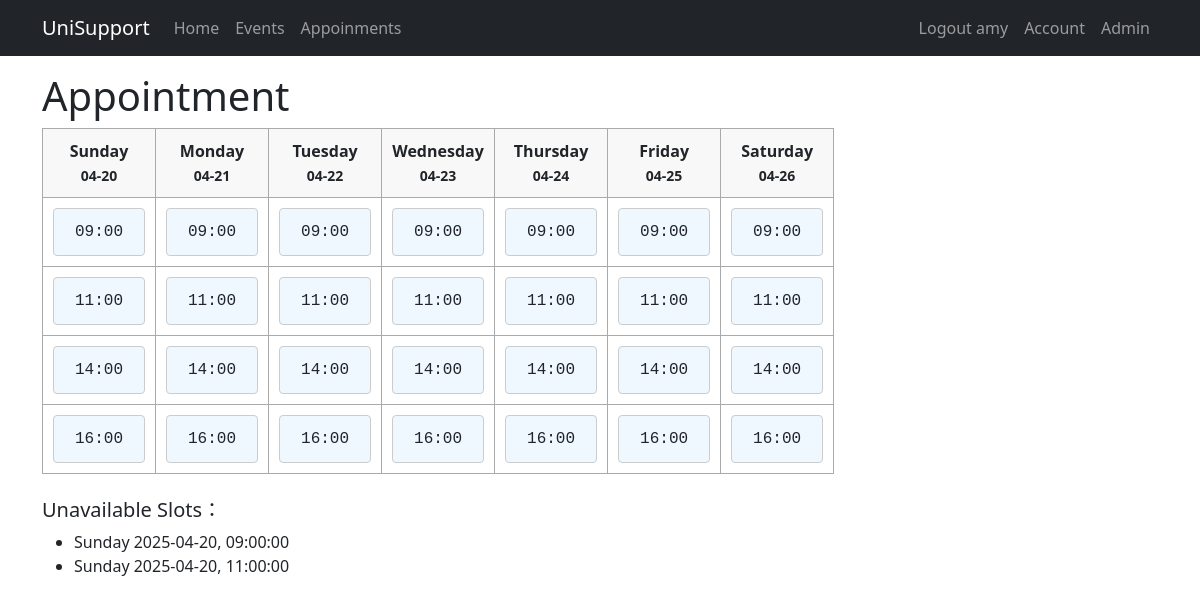
The app's page /appointments (signed in) with its own data.
### app/models.py (models this page shows, shortened)
@dataclass
class User(UserMixin, db.Model):
    __tablename__ = 'users'
    id: so.Mapped[int] = so.mapped_column(primary_key=True)
    email: so.Mapped[str] = so.mapped_column(sa.String(120), index=True, unique=True)
    username: so.Mapped[str] = so.mapped_column(sa.String(64), index=True, unique=True)
    password_hash: so.Mapped[Optional[str]] = so.mapped_column(sa.String(256))
    role: so.Mapped[str] = so.mapped_column(sa.String(10), default="Normal")
    events: so.Mapped[list['Event']] = relationship(back_populates='user', cascade='all, delete-orphan')
    appointments: so.Mapped[list['Appointment']] = relationship(back_populates='user', cascade='all, delete-orphan')
    enrollments: so.Mapped[list['Enrollment']] = relationship(back_populates='user', cascade='all, delete-orphan')

class Appointment(db.Model):
    __tablename__ = 'appointments'
    __table_args__ = (
        UniqueConstraint('date', 'slot', name='unique_slot_per_time'),
    )
    id: so.Mapped[int] = so.mapped_column(primary_key=True)
    date: so.Mapped[datetime.date] = so.mapped_column(sa.Date)
    weekday: so.Mapped[str] = so.mapped_column(sa.String(16))
    slot: so.Mapped[datetime.time] = so.mapped_column(sa.Time)
    user_id: so.Mapped[int] = so.mapped_column(ForeignKey('users.id'), index=True, unique=True)
    user: so.Mapped['User'] = relationship(back_populates='appointments')

### app/views.py (the view)
@app.route('/appointments')
def appointments():
    form = ChooseForm()
    schedule = generate_schedule()
    unavailable_slots = check_availability()
    return render_template('appointment.html', title='Appointment', schedule=schedule, form=form, unavailable_slots=unavailable_slots)

### app/models.py (called while the page is built)
@login.user_loader
def load_user(id):
    return db.session.get(User, int(id))

### app/views.py (called while the page is built)
def generate_schedule():
    today = datetime.datetime.today().date()
    slots_per_day = ["09:00", "11:00", "14:00", "16:00"]
    schedule = []
    for i in range(7):
        date = today + datetime.timedelta(days=i)
        schedule.append({
            "weekday": date.strftime("%A"),
            "date": date.strftime("%m-%d"),
            "slots": slots_per_day
        })
    return schedule

def check_availability():
    q = db.select(Appointment).order_by(Appointment.date, Appointment.slot)
    unavailable_slots = db.session.scalars(q).all()
    return unavailable_slots

### app/templates/appointment.html (shortened to what this page needs)
{% extends "base.html" %}
{% import "bootstrap_wtf.html" as wtf %}
{% block content %}
<h1>Appointment</h1>
<div>
<table>
    <thead>
        <tr>
            {% for day in schedule %}
                <th>
                    {{ day.weekday }}<br>
                    <small>{{ day.date }}</small>
                </th>
            {% endfor %}
        </tr>
    </thead>
    {% for i in range(schedule[0].slots|length) %}
    <tr>
        {% for j in range(schedule|length) %}
            {% set slot = schedule[j].slots[i] %}
            {% set slot_id = j ~ '-' ~ i %}
            <td>
                <div class="slot">
                    <form action="{{ url_for('book') }}" method="post">
                        <button type="submit"
                            class="w-100 text-start btn">
                            <div>
                                {{ slot }}
                            </div>
                        </button>
                    </form>
                </div>
            </td>
        {% endfor %}
    </tr>
    {% endfor %}
</table>
</div>
<div class="mt-4">
    <h5>Unavailable Slots：</h5>
    {% if unavailable_slots %}
    <div>
        <ul>
            {% for appo in unavailable_slots %}
                <li>{{ appo.weekday }} {{ appo.date }}, {{ appo.slot }}</li>
            {% endfor %}
        </ul>
    </div>
{% endif %}
</div>
{% endblock %}

### app/templates/base.html (shortened to what this page needs)
<!doctype html>
<html lang="en">
<head>
    <link
            href="https://cdn.jsdelivr.net/npm/bootstrap@5.3.3/dist/css/bootstrap.min.css"
            rel="stylesheet"
>
    <link rel="stylesheet" href="https://cdn.jsdelivr.net/npm/bootstrap-icons@1.11.3/font/bootstrap-icons.min.css">
</head>
<body>
<nav class="navbar navbar-expand-sm bg-dark" data-bs-theme="dark">
    <div class="container">
        <a class="navbar-brand" href="{{ url_for('home') }}">UniSupport</a>
        <div class="collapse navbar-collapse" id="navbarSupportedContent">
            <ul class="navbar-nav me-auto mb-2 mb-lg-0">
                <li class="nav-item">
                    <a class="nav-link" aria-current="page" href="{{ url_for('home') }}">Home</a>
                </li>
                <li class="nav-item">
                    <a class="nav-link" aria-current="page" href="{{ url_for('events') }}">Events</a>
                </li>
                <li class="nav-item">
                    <a class="nav-link" aria-current="page" href="{{ url_for('appointments') }}">Appoinments</a>
                </li>
            </ul>
            <ul class="navbar-nav mb-2 mb-lg-0">
                {% if current_user.is_anonymous %}
                <li class="nav-item">
                    <a class="nav-link" aria-current="page" href="{{ url_for('login') }}">Login</a>
                </li>
                <li class="nav-item">
                    <a class="nav-link" aria-current="page" href="{{ url_for('register_email') }}">Register</a>
                </li>
                {% else %}
                <li class="nav-item">
                    <a class="nav-link" aria-current="page" href="{{ url_for('logout') }}">Logout {{ current_user.username }}</a>
                </li>
                {% endif %}
                <li class="nav-item">
                    <a class="nav-link" aria-current="page" href="{{ url_for('account') }}">Account</a>
                </li>
                {% if current_user.is_authenticated and current_user.role == "Admin" %}
                <li class="nav-item">
                    <a class="nav-link" aria-current="page" href="{{ url_for('admin') }}">Admin</a>
                </li>
                {% endif %}
            </ul>
        </div>
    </div>
</nav>
<div class="container">
    {% block content %}{% endblock content %}
</div>
</body>
</html>

### app/templates/appointment.html (style rules this page uses)
th, td { border: 1px solid #aaaaaa; padding: 10px; text-align: center; vertical-align: middle; word-wrap: break-word; }
th { background-color: #f8f8f8; }
.slot { padding: 4px 8px; background-color: #f0f8ff; border: 1px solid #cccccc; font-family: monospace; font-size: 12px; border-radius: 4px; width: 100%; box-sizing: border-box; }

### records on screen
User: username "amy"
Appointment: weekday "Sunday", date "2025-04-20", slot "09:00:00"
Appointment: weekday "Sunday", date "2025-04-20", slot "11:00:00"

### other values on screen
{{ day.weekday }} "Sunday" "Monday" "Tuesday" "Wednesday" "Thursday" "Friday" "Saturday"
{{ day.date }} "04-20" "04-21" "04-22" "04-23" "04-24" "04-25" "04-26"
{{ slot }} "09:00" "09:00" "09:00" "09:00" "09:00" "09:00" "09:00" "11:00" "11:00" "11:00" "11:00" "11:00" "11:00" "11:00" "14:00" "14:00" "14:00" "14:00" "14:00" "14:00" "14:00" "16:00" "16:00" "16:00" "16:00" "16:00" "16:00" "16:00"
